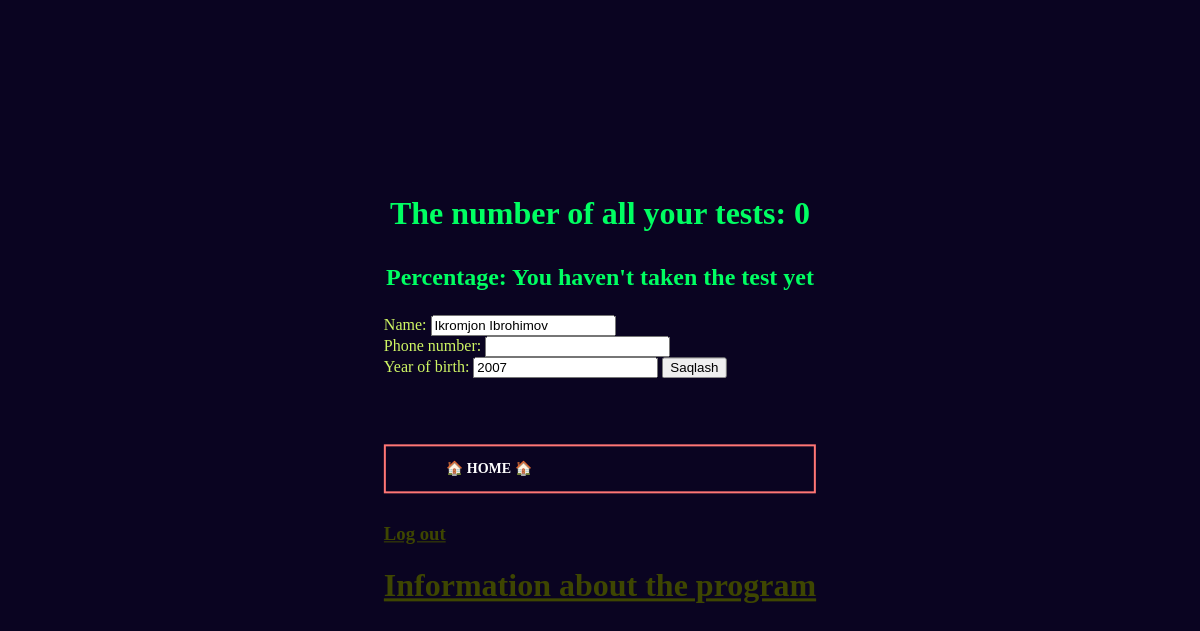
Page /settings/ (signed in) on the earlier database version.
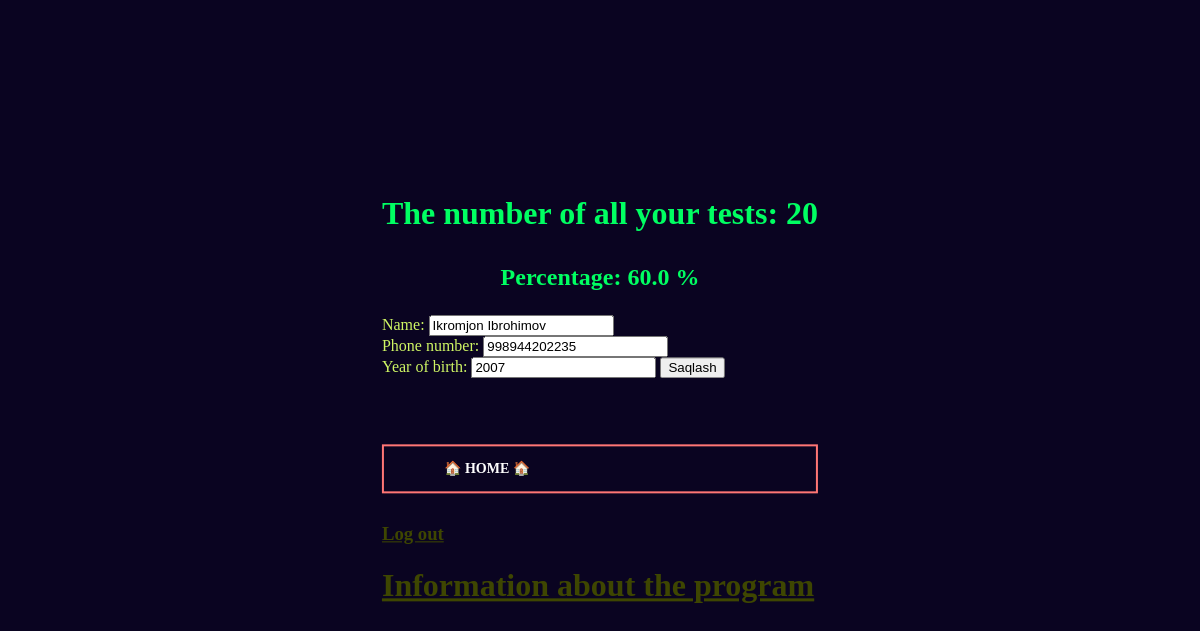
Same page on the later database version.
### userapp/models.py (models this page shows, shortened)
class Profil(models.Model):
    G = [('male', 'male'),
         ('female', 'female')]
    name = models.CharField(max_length=50)                       # full name
    user = models.OneToOneField(User, on_delete=models.CASCADE)  # username, password
    gender = models.CharField(max_length=7, choices=G)
    tel_number = models.CharField(max_length=20, null=True, blank=True)   # contact
    year_of_birth = models.PositiveSmallIntegerField()                    # for example: 2007
    test = models.PositiveIntegerField(default=0)               # Number of tests
    acceptance = models.PositiveIntegerField(default=0)         # The number of correct choices
    rejection = models.PositiveIntegerField(default=0)          # Number of incorrect selections
    percentage = models.PositiveSmallIntegerField(default=100)  # Percentage of correct choices, in a 100-point system

### mainapp/views.py (the view)
# urls.py: path('settings/', settings),
    def settings(request):
        if request.user.is_authenticated:
            if request.method == "POST":
                Profil.objects.filter(user=request.user).update(
                    name=request.POST.get("name"),
                    tel_number=request.POST.get('tel_number'),
                    year_of_birth=request.POST.get('year_of_birth'))
                return redirect('/home_page/')
            pr = Profil.objects.get(user=request.user)
            if pr.test != 0 and pr.acceptance != 0:
                data = {"i": pr, "p": f"{pr.acceptance * 100 / pr.test * 1000 // 1000} %"}
                return render(request, "settings.html", data)
            data = {"i": pr, "p":  "You haven't taken the test yet"}
            return render(request, "settings.html", data)
        return redirect('/')

### templates/settings.html (shortened to what this page needs)
<!DOCTYPE html>
<html lang="en">
<head>
</head>
<body bgcolor="#008000">
  <div class="middle">
    <h1 style="color:rgb(0, 255, 98); text-align: center;"> The number of all your tests: {{i.test}}</p></h1>
    <h2 ><p style="color:rgb(0, 255, 98); text-align: center;">Percentage: {{p}}</h2>
  <form method="post">{% csrf_token %}
    <lebel style="color: rgba(209, 249, 101, 0.99);">Name: </lebel>
    <input type="text" name="name" value="{{i.name}}">
    <br>
    <lebel style="color: rgba(209, 249, 101, 0.99);">Phone number: </lebel>
    <input type="number" name="tel_number" value="{{i.tel_number}}">
    <br>
    <label style="color: rgba(209, 249, 101, 0.99);">Year of birth:</label>
    <input type="number" name="year_of_birth" value="{{i.year_of_birth}}">
    <button type="submit">Saqlash</button>
  </form>
      <br>
    <br>
    <h1><a href="/home_page/" class="btn btn1">🏠 home 🏠</a></h1>
    <h3><a style="color: rgb(62, 70, 1);" href="/logout/">Log out</a></h3>
    <h1><a style="color: rgb(62, 70, 1);" href="/about/">Information about the program</a></h1>
  </div>
</body>
</html>

### templates/settings.html (style rules this page uses)
body { margin: 0; padding: 0; background: #0a0421; }
.middle { position: absolute; top: 50%; left: 50%; transform: translate(-50%,-50%); }
.btn { position: relative; display: block; color: white; font-size: 14px; font-family: "montserrat"; text-decoration: none; margin: 30px 0; border: 2px solid #ff7675; padding: 14px 60px; text-transform: uppercase; overflow: hidden; transition: 1s all ease; }
.btn::before { background: #ff7675; content: ""; position: absolute; top: 50%; left: 50%; transform: translate(-50%,-50%); z-index: -1; transition: all 0.6s ease; }
.btn1::before { width: 0%; height: 100%; }

Differences in the rows shown:
changed Profil "Ikromjon Ibrohimov": test "0" → "20"; tel_number (not shown) → "998944202235"
Other differences:
{{ p }}: "You haven't taken the test yet" → "60.0 %"
